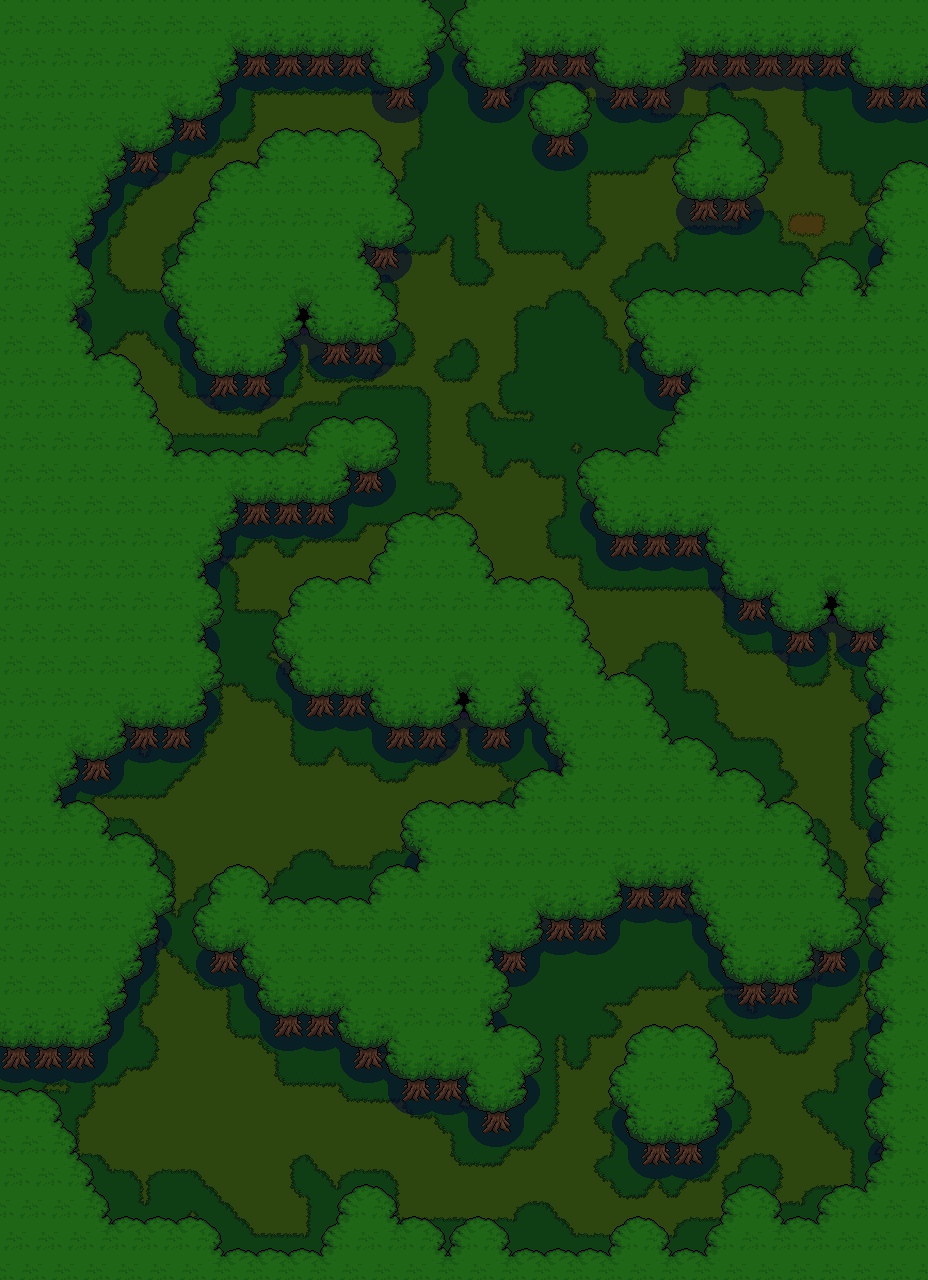

Rendered tile map (Tiled .tmx) drawn with the repository's tilesets; below, a short description and the map source with its tile grids summarised:
An orthogonal 58x80 tile map with 16x16 px tiles, 3 tile layers (Base, Ground, Upper), 2 tilesets and 35 objects (16x Resource, 7x Mob, 6x Entrance, 3x Stump, Potion, ...).

<map version="1.10" tiledversion="1.10.2" orientation="orthogonal" renderorder="right-down" width="58" height="80" tilewidth="16" tileheight="16" infinite="0" nextlayerid="25" nextobjectid="259">
 <properties>
  <property name="FillerID" value="103-60-Spread-80/51-5/60-5/147-20" />
  <property name="FillerPercent" type="float" value="0.3" />
  <property name="FillerRate" type="float" value="0.3" />
  <property name="MapType" value="Forest" />
  <property name="Mobs" value="4-7" />
  <property name="Outside" type="bool" value="true" />
  <property name="ResourceItemID" value="162-C/163-R" />
  <property name="ResourceObjectID" value="106-U" />
  <property name="ResourceRate" type="int" value="1" />
  <property name="ResourceTotal" value="10" />
 </properties>
 <tileset firstgid="1" source="../Tilesets/tilesetManorGrounds.tsx" />
 <tileset firstgid="851" source="../Tilesets/tsBuildings.tsx" />
 <layer id="19" name="Base" width="58" height="80">
  <data>[4640 cells, 4640 non-empty, 24 distinct tile ids]</data>
 </layer>
 <layer id="20" name="Ground" width="58" height="80">
  <data>[4640 cells, 2843 non-empty, 26 distinct tile ids]</data>
 </layer>
 <layer id="21" name="Upper" width="58" height="80">
  <data>[4640 cells, 2694 non-empty, 22 distinct tile ids]</data>
 </layer>
 <objectgroup id="4" name="Travel" visible="0">
  <object id="161" name="Entrance" x="924" y="112" width="4" height="64">
   <properties>
    <property name="EntranceDir" value="Left" />
    <property name="Map" value="mapTown" />
   </properties>
  </object>
  <object id="162" name="Entrance" x="432" y="0" width="32" height="4">
   <properties>
    <property name="EntranceDir" value="Down" />
    <property name="Map" value="mapFoothills_Small" />
    <property name="WorldMap" type="bool" value="false" />
   </properties>
  </object>
  <object id="215" name="Entrance" x="0" y="1072" width="4" height="32">
   <properties>
    <property name="EntranceDir" value="Right" />
    <property name="Map" value="mapRuined_Manor" />
    <property name="WorldMap" type="bool" value="true" />
   </properties>
  </object>
  <object id="224" name="Entrance" x="448" y="704" width="32" height="4">
   <properties>
    <property name="EntranceDir" value="Down" />
    <property name="Map" value="mapWoodsCave" />
    <property name="MapConnector" value="B" />
   </properties>
  </object>
  <object id="225" name="Entrance" x="288" y="320" width="32" height="4">
   <properties>
    <property name="EntranceDir" value="Down" />
    <property name="Map" value="mapWoodsCave" />
    <property name="MapConnector" value="A" />
   </properties>
  </object>
  <object id="252" name="Entrance" x="816" y="608" width="32" height="4">
   <properties>
    <property name="EntranceDir" value="Down" />
    <property name="Map" value="mapForest_Glade_1" />
   </properties>
  </object>
 </objectgroup>
 <objectgroup id="5" name="MapObject">
  <object id="229" name="Stump" x="384" y="496" width="32" height="32">
   <properties>
    <property name="ObjectID" type="int" value="63" />
   </properties>
  </object>
  <object id="173" name="Resource" x="656" y="224" width="16" height="16">
   <properties>
    <property name="ObjectID" type="int" value="65" />
    <property name="ResourcesToSpawn" value="1" />
   </properties>
  </object>
  <object id="174" name="Resource" x="800" y="112" width="16" height="16">
   <properties>
    <property name="ObjectID" type="int" value="65" />
    <property name="ResourcesToSpawn" value="1" />
   </properties>
  </object>
  <object id="179" name="Resource" x="592" y="368" width="16" height="16">
   <properties>
    <property name="ObjectID" type="int" value="65" />
    <property name="ResourcesToSpawn" value="1" />
   </properties>
  </object>
  <object id="192" name="Mob" x="128" y="256" width="32" height="32">
   <properties>
    <property name="MobID" value="32-C/33-C/50-C/56-R" />
   </properties>
  </object>
  <object id="193" name="Mob" x="512" y="384" width="32" height="32">
   <properties>
    <property name="MobID" value="32-C/33-C/50-C/56-R" />
   </properties>
  </object>
  <object id="194" name="Mob" x="768" y="672" width="32" height="32">
   <properties>
    <property name="MobID" value="32-C/33-C/50-C/56-R" />
   </properties>
  </object>
  <object id="195" name="Mob" x="352" y="96" width="32" height="32">
   <properties>
    <property name="MobID" value="32-C/33-C/50-C/56-R" />
   </properties>
  </object>
  <object id="201" name="Mob" x="144" y="1040" width="32" height="32">
   <properties>
    <property name="MobID" value="32-C/33-C/50-C/56-R" />
   </properties>
  </object>
  <object id="202" name="Mob" x="561.333" y="990.667" width="32" height="32">
   <properties>
    <property name="MobID" value="32-C/33-C/50-C/56-R" />
   </properties>
  </object>
  <object id="203" name="Mob" x="320" y="1136" width="32" height="32">
   <properties>
    <property name="MobID" value="32-C/33-C/50-C/56-R" />
   </properties>
  </object>
  <object id="204" name="Resource" x="448" y="304" width="16" height="16">
   <properties>
    <property name="ObjectID" type="int" value="65" />
    <property name="ResourcesToSpawn" value="1" />
   </properties>
  </object>
  <object id="205" name="Resource" x="512" y="208" width="16" height="16">
   <properties>
    <property name="ObjectID" type="int" value="65" />
    <property name="ResourcesToSpawn" value="1" />
   </properties>
  </object>
  <object id="206" name="Resource" x="672" y="608" width="16" height="16">
   <properties>
    <property name="ObjectID" type="int" value="65" />
    <property name="ResourcesToSpawn" value="1" />
   </properties>
  </object>
  <object id="207" name="Resource" x="352" y="832" width="16" height="16">
   <properties>
    <property name="ObjectID" type="int" value="65" />
    <property name="ResourcesToSpawn" value="1" />
   </properties>
  </object>
  <object id="208" name="Resource" x="809.333" y="1101.33" width="16" height="16">
   <properties>
    <property name="ObjectID" type="int" value="65" />
    <property name="ResourcesToSpawn" value="1" />
   </properties>
  </object>
  <object id="209" name="Resource" x="176" y="784" width="16" height="16">
   <properties>
    <property name="ObjectID" type="int" value="65" />
    <property name="ResourcesToSpawn" value="1" />
   </properties>
  </object>
  <object id="210" name="Resource" x="160" y="1152" width="16" height="16">
   <properties>
    <property name="ObjectID" type="int" value="65" />
    <property name="ResourcesToSpawn" value="1" />
   </properties>
  </object>
  <object id="211" name="Resource" x="256" y="1072" width="16" height="16">
   <properties>
    <property name="ObjectID" type="int" value="65" />
    <property name="ResourcesToSpawn" value="1" />
   </properties>
  </object>
  <object id="212" name="Resource" x="288" y="1200" width="16" height="16">
   <properties>
    <property name="ObjectID" type="int" value="65" />
    <property name="ResourcesToSpawn" value="1" />
   </properties>
  </object>
  <object id="214" name="Potion" x="528" y="736" width="16" height="16">
   <properties>
    <property name="DoNotLoad" type="bool" value="true" />
    <property name="ItemID" type="int" value="197" />
   </properties>
  </object>
  <object id="226" name="Resource" x="111" y="319" width="16" height="16">
   <properties>
    <property name="ObjectID" type="int" value="65" />
    <property name="ResourcesToSpawn" value="1" />
   </properties>
  </object>
  </objectgroup>
 <objectgroup id="6" name="Character" visible="0">
  <!-- 1 objects omitted --></objectgroup>
</map>
<!-- 7 of 35 objects omitted -->
